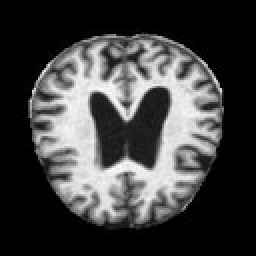
#> input picture split/train/MildDemented/mild_171.jpg, 128 x 128 px (shown 2 times larger); its folder holds only this picture in this run
$ python augmentation_train.py
#> lines starting #> are read from the running program, lines starting #| are printed output that depends on the picture
"""
augment_train_horizontal_flip.py

把訓練集（train）做「水平翻轉」資料增強，並將資料量加倍（double）。

預期的資料夾結構：
    train_dir/
        ClassName1/
            xxx.jpg / xxx.png / ...
        ClassName2/
            ...

輸出結構（會保持相同類別子資料夾）：
    output_train_dir/
        ClassName1/
            xxx.jpg               (原圖，預設會複製)
            xxx_flip.jpg         (翻轉後的圖)
        ClassName2/
            ...

此腳本不使用 argparse；所有可調參數都集中在 __main__ 區塊中設定呼叫 main()。
"""

from __future__ import annotations

import shutil
from pathlib import Path

from PIL import Image


IMAGE_EXTENSIONS = {".jpg", ".jpeg", ".png", ".bmp", ".tif", ".tiff", ".webp"}


def _ensure_format_for_suffix(suffix: str) -> str | None:
    """根據副檔名給 PIL 顯式格式名稱（某些情境下更穩）。"""
    s = suffix.lower()
    if s in {".tif", ".tiff"}:
        return "TIFF"
    if s == ".webp":
        return "WEBP"
    # 多數副檔名 PIL 可自動推斷，這裡不強制
    return None


def augment_train_horizontal_flip(
    *,
    train_dir: Path,
    output_train_dir: Path,
    copy_original: bool = True,
    create_flip: bool = True,
    overwrite: bool = False,
) -> None:
    """
    對 train_dir 中每一個類別子資料夾：
    - 選擇性複製原圖到 output_train_dir
    - 產生水平翻轉版本，並存成 *_flip<suffix>
    """
#> called with copy_original = True, create_flip = True, overwrite = False
    if not train_dir.exists():
        raise FileNotFoundError(f"train_dir 不存在：{train_dir}")

    class_dirs = [p for p in train_dir.iterdir() if p.is_dir()]
    if not class_dirs:
        raise RuntimeError(f"train_dir 下沒有任何類別資料夾：{train_dir}")

    output_train_dir.mkdir(parents=True, exist_ok=True)

    total_files = 0
    flipped_files = 0
    copied_files = 0

    for class_dir in sorted(class_dirs, key=lambda p: p.name):
        out_class_dir = output_train_dir / class_dir.name
        out_class_dir.mkdir(parents=True, exist_ok=True)

        # 允許資料夾底下有巢狀結構，使用 rglob 掃描
        image_paths = [
            p
            for p in sorted(class_dir.rglob("*"))
            if p.is_file() and p.suffix.lower() in IMAGE_EXTENSIONS
        ]

        for image_path in image_paths:
            total_files += 1

            suffix = image_path.suffix
            stem = image_path.stem

            # 原圖輸出檔名：維持同樣檔名（不改副檔名）
            out_original_path = out_class_dir / f"{stem}{suffix}"
            # 翻轉圖輸出檔名：在 stem 後加 _flip
            out_flip_path = out_class_dir / f"{stem}_flip{suffix}"

            # 1) 複製原圖（讓資料量 double 成兩份：原圖 + 翻轉圖）
            if copy_original:
                if overwrite or not out_original_path.exists():
                    # copy2 保留修改時間與檔案屬性（通常對報告/追溯更好）
                    shutil.copy2(image_path, out_original_path)
                    copied_files += 1

            # 2) 產生翻轉圖
            if create_flip:
                if overwrite or not out_flip_path.exists():
                    with Image.open(image_path) as img:
                        # 翻轉不需要做太多前處理；只確保有像素資料即可
#> img is the input picture: PIL image 128x128 L; min 0, max 251, mean 65.4
                        img = img.transpose(Image.FLIP_LEFT_RIGHT)
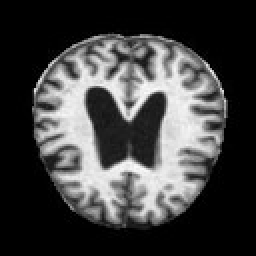
#> img: PIL image 128x128 L (shown 2 times larger); min 0, max 251, mean 65.4

                        save_format = _ensure_format_for_suffix(suffix)
                        if save_format is None:
                            img.save(out_flip_path)
                        else:
                            img.save(out_flip_path, format=save_format)
                        flipped_files += 1

        print(
            f"[{class_dir.name}] 原圖處理完成：total={len(image_paths)} "
            f"copied={copied_files} flipped_so_far={flipped_files}"
        )
#> pass 2 of the loop in augment_train_horizontal_flip, `for class_dir in sorted(class_dirs, key=lambda p: p.name):`:
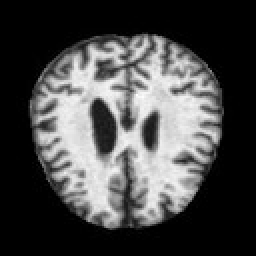
#> input picture split/train/ModerateDemented/moderate_12.jpg, 128 x 128 px (shown 2 times larger)
#> in augment_train_horizontal_flip, img is the input picture: PIL image 128x128 L; min 0, max 255, mean 72.5
#> in augment_train_horizontal_flip, `img = img.transpose(Image.FLIP_LEFT_RIGHT)`:
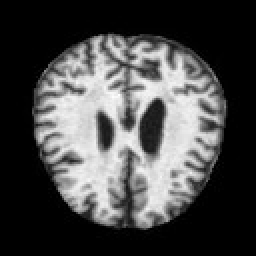
#> img: PIL image 128x128 L (shown 2 times larger); min 0, max 255, mean 72.5

    print(
        "Done.\n"
        f"  train_dir: {train_dir}\n"
        f"  output_train_dir: {output_train_dir}\n"
        f"  total_images_scanned: {total_files}\n"
        f"  copied_original_images: {copied_files}\n"
        f"  created_flipped_images: {flipped_files}\n"
    )


def main(
    *,
    train_dir: Path,
    output_train_dir: Path,
) -> None:
    augment_train_horizontal_flip(
        train_dir=train_dir,
        output_train_dir=output_train_dir,
        copy_original=True,  # double：原圖 + 翻轉圖
        create_flip=True,
        overwrite=False,  # 已存在就跳過（避免覆蓋）
    )


if __name__ == "__main__":
    # 請改成你的實際 train 資料夾路徑
    _train_dir = Path(r"../split/train")

    # 請改成你希望輸出的資料夾路徑
    _output_train_dir = Path(r"../split/train_double")

    main(
        train_dir=_train_dir,
        output_train_dir=_output_train_dir,
    )
